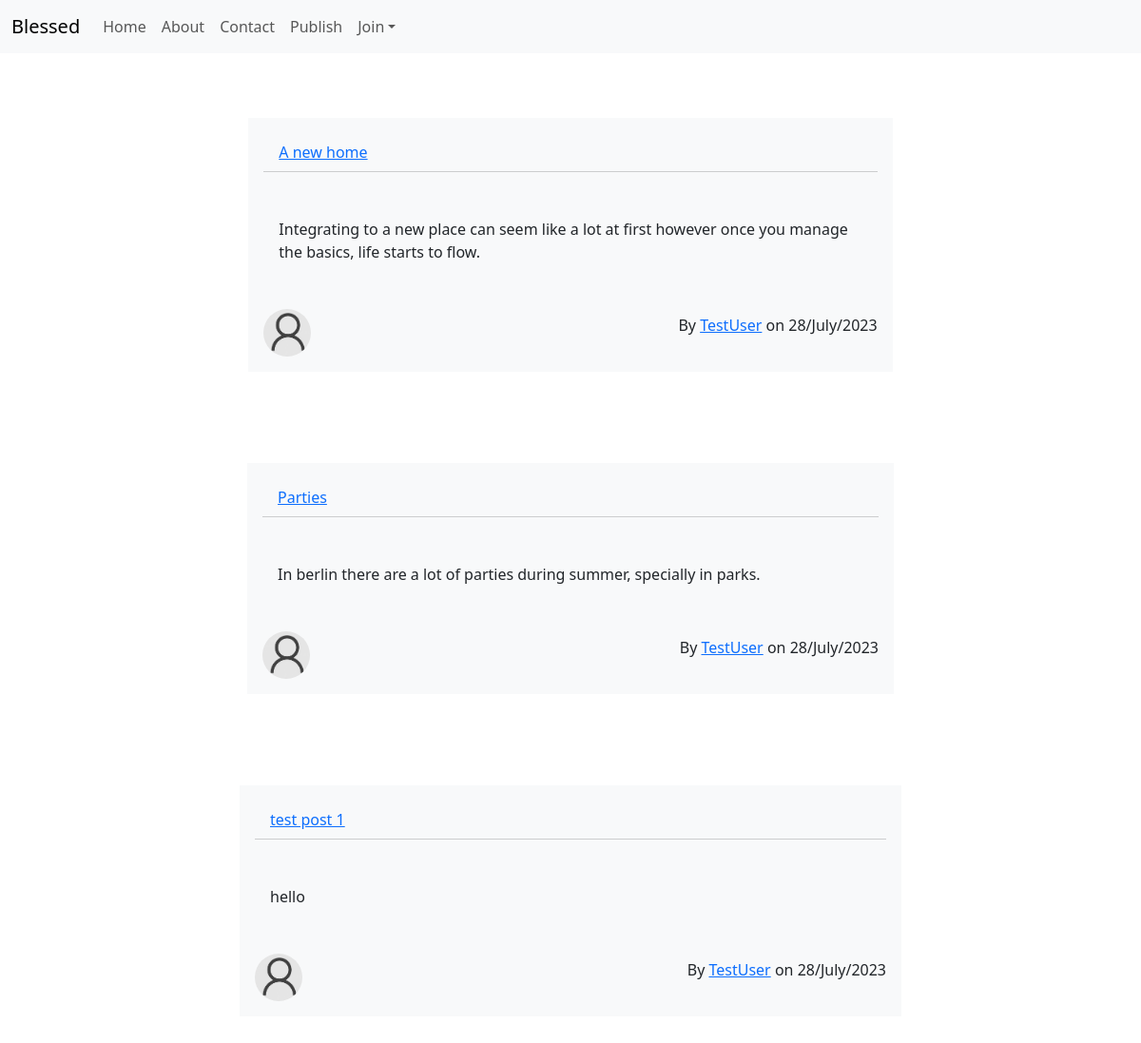
Page /user/TestUser on the committed database.
### website/models.py (models this page shows, shortened)
class New(models.Model):
    title = models.CharField(max_length=40)
    content = models.TextField()
    date_created = models.DateTimeField(default=timezone.now)
    author = models.ForeignKey(User, on_delete=models.CASCADE)

### users/models.py (models this page shows, shortened)
class Profile(models.Model):
    user = models.OneToOneField(User, on_delete=models.CASCADE)
    picture = models.ImageField(default='default.jpg', upload_to='user_pictures')
    bio = models.TextField(blank=True, null=True)

### website/views.py (the view)
# urls.py: path('user/<str:username>', UserNewListView.as_view(), name='user-news'),
class UserNewListView(ListView):
    model = New
    template_name = 'website/index.html'
    context_object_name = 'news'
    ordering = ['-date_created']
    paginate_by = 3
    def get_queryset(self):
        user = get_object_or_404(User, username=self.kwargs.get('username'))
        return New.objects.filter(author=user).order_by('-date_created')

### website/templates/website/index.html (shortened to what this page needs)
{% extends "website/base.html" %}
{% block content %}
  {% for news in news %}
  <div class="container">
  <div class="row justify-content-center">
    <div class="col-md-8 m-3 p-3">
      <div class="card bg-light m-3">
        <div class="bg-light card-header d-flex justify-content-between align-items-center m-3">
          <span><a href="{% url 'new-detail' pk=news.pk %}">{{ news.title }}</a></span>
        </div>
        <div class="m-3 card-body">
          <p class="card-text ">{{ news.content }}</p>
        </div>
          <div class="d-flex align-items-center justify-content-between m-3 ">
            <img class="author-icon rounded-circle" src="{{ news.author.profile.picture.url }}"  >
            <p>By <a href="{% url 'user-news' news.author.username %}">{{ news.author }}</a> on {{ news.date_created|date:"d/N/Y" }}</p>
          </div>
        </div>
      </div>
    </div>
  </div>
</div>
  {% endfor %}
{% endblock content%}

### website/static/website/css/styles.css (style rules this page uses)
.card { border: 0; border-radius: 0; }
.author-icon { width: 50px; height: 50px; }

### rows in the picture
New: title "A new home", content "Integrating to a new place can seem like a lot at first however once you manage the basics, life starts to flow.", author.profile.picture (placeholder picture), author "TestUser", date_created "28/July/2023"
New: title "Parties", content "In berlin there are a lot of parties during summer, specially in parks.", author.profile.picture (placeholder picture), author "TestUser", date_created "28/July/2023"
New: title "test post 1", content "hello", author.profile.picture (placeholder picture), author "TestUser", date_created "28/July/2023"
